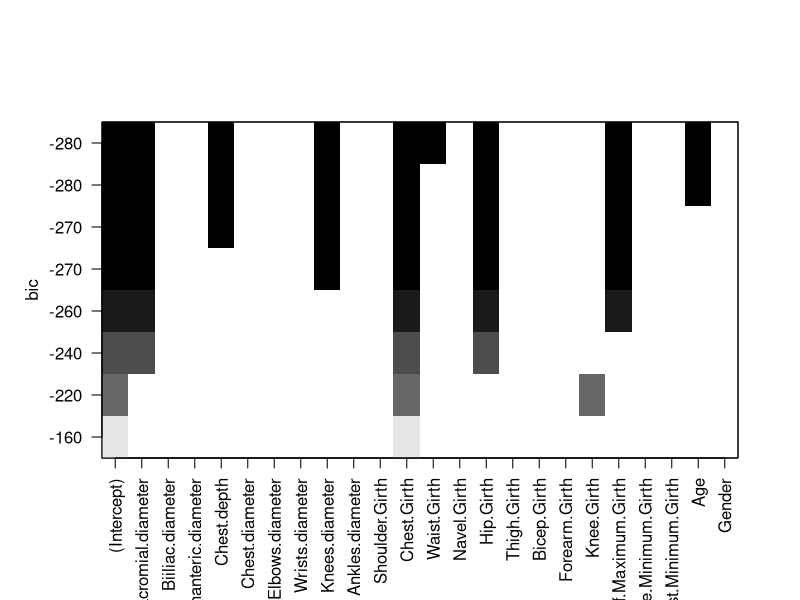
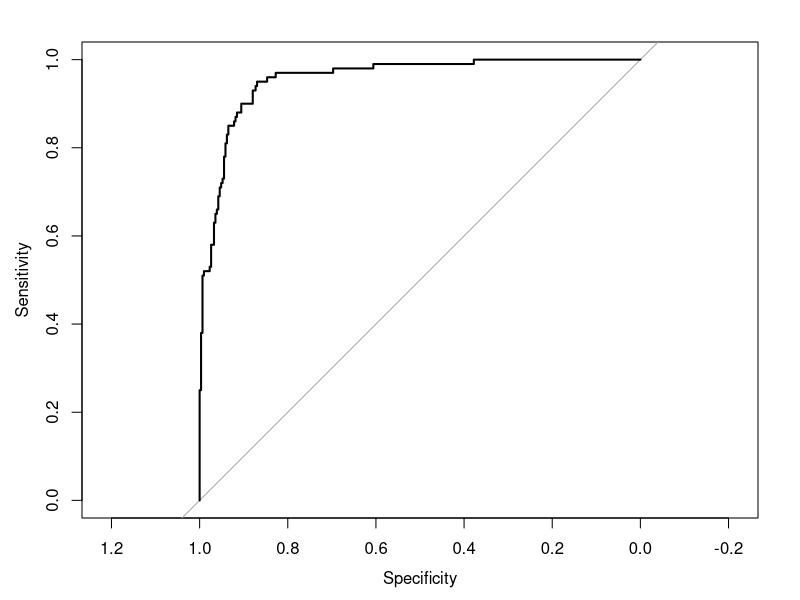

These figures' R source, in order:
library("tidyverse")
library("ggpubr")
library("leaps")
library("caret")
library("car")
library ("pROC")

set.seed(51665)

datos <- read.csv2("EP09 Datos.csv", sep= ";")
index <- 1:nrow(datos)
#Se crean las columnas imc y EN
datos <- datos %>% mutate(index, imc = as.numeric(datos$Weight) / (as.numeric(datos$Height)/100)**2)
datos <- datos %>% mutate(index, EN = case_when( datos$imc  >= 25 ~ as.numeric(1), datos$imc < 25 ~ as.numeric(0)))
#Se preparan los datos para extraer 50 y 50 de cada grupo.
sobrepeso <- datos %>% filter(EN == 1)
no_sobrepeso <- datos %>% filter(EN == 0)
index_sample_sobrepeso <- sample.int(n=nrow(sobrepeso) , size=50, replace=FALSE)
index_sample_no_sobrepeso <- sample.int(n=nrow(no_sobrepeso) , size=50, replace=FALSE)
sample_sobrepeso <- sobrepeso[index_sample_sobrepeso, ]
sample_no_sobrepeso <- no_sobrepeso[index_sample_no_sobrepeso, ]
#Se prepara el dataframe y se desordena.
muestra <- rbind(sample_sobrepeso, sample_no_sobrepeso)
muestra <- sample_n(muestra, 100, replace = FALSE)
#Se obtiene un conjunto de prueba
sample_prueba_s <- sobrepeso[-index_sample_sobrepeso, ]
sample_prueba_ns <- no_sobrepeso[-index_sample_no_sobrepeso, ]
conjunto_de_prueba <- rbind(sample_prueba_s, sample_prueba_ns)
conjunto_de_prueba <- sample_n(conjunto_de_prueba, 407, replace = FALSE)
#Preparación 
predictores <- subset(muestra, select = -c(EN, imc, Weight, index, Height))
pesos <- muestra %>% pull(Weight)


# A través del paquete "leaps", se crea un modelo RLM.
formula <- as.formula(paste("Weight ~", paste(names(predictores), collapse = "+")))
modelo <- regsubsets(formula, data = muestra, nbest = 1, nvmax = 8)
plot(modelo)

# El modelo anterior se evalúa con bootstrapping de 100 repeticiones
control <- trainControl(method = "boot", number = 100)  # Bootstrapping con 100 repeticiones
modelLeaps <- train(Weight ~ Biacromial.diameter + Chest.depth + Knees.diameter 
               + Chest.Girth + Hip.Girth + Calf.Maximum.Girth + Age
               , data = muestra, method = "lm", trControl = control)

print(summary(modelLeaps))

# Verificación de Condiciones:
# 1. Las variables predictoras que miden una distancia
# son numéricas y la variable "Gender" es dicótomica.

# 2. La variable de respuesta es peso, por lo que es cuantitativa
# y continua sin restricciones para su variabilidad.

# 3. Ningún predictor es constante ya que las mediciones
# cambian de persona a persona.

vif(modelLeaps$finalModel)
1/vif(modelLeaps$finalModel)
# 4. Vemos que el VIF de ninguna variable predictora es mayor a 10
# por lo que no existe multicolinealidad. Además, ninguna tolerancia
# baja de 0.5, por lo que no existe un sesgo significativo en el modelo.

ncvTest(modelLeaps$finalModel)
# 5. Con un p-value < 0.05 se tiene que los residuos son
# heterocedásticos. A pesar de que la presencia
# de diferentes varianzas entre los residuos puede entorpecer
# la interpretación y confianza del modelo, se continuará
# de todos modos con el riesgo en mente.

shapiro.test(modelLeaps$finalModel$residuals)
# 6. Con un p-value > 0.05 se tiene que los residuos siguen
# una distribución cercana a la normal.

# 7. Los valores de la variable de respuesta son independientes
# entre sí ya que el peso de una persona no afecta el peso de otra.

# 8. Cada variable predictora tiene un p-value < 0.5
# obtenido por la prueba t, por lo que se relacionan linealmente
# con la variable de respuesta.

durbinWatsonTest(modelLeaps$finalModel)
# 9. Con un p-value > 0.05, se tiene que los residuos son 
# independientes entre sí.


# Con las condiciones verificadas, se procede a la evaluación del modelo.

# Se realiza una prueba del modelo con los datos sobre personas no
# escogidos para la realización del modelo
mse_entrenamiento <- mean(modelLeaps$finalModel$residuals**2) 
predicciones <- predict(modelLeaps, conjunto_de_prueba)
error <-conjunto_de_prueba[["Weight"]] - predicciones
mse_prueba <- mean(error**2)
mse_entrenamiento
mse_prueba

# Se puede observar que se obtuvo un mse de entrenamiento del modelo
# de 7.67 y un ms de prueba del modelo de 12.38, vemos que el MSE no
# varía una gran cantidad del original, por lo que se considerara
# aceptable y se concluye que el modelo es suficientemente generalizable.

# Se procede a obtener el modelo RLM a través de rfe.
controlRfe <- rfeControl(functions = lmFuncs,
                         method = "repeatedcv",
                         repeats = 5,
                         number = 5,
                         verbose = FALSE,
                         saveDetails = TRUE)
controlRfe$functions$selectSize <- pickSizeTolerance

lmRfe <- rfe(x = predictores, 
             y = pesos, 
             metric = "Rsquared",
             sizes = c(10, 11, 12, 13, 14, 15, 16, 17, 18, 19, 20),
             rfeControl = controlRfe)
predictors(lmRfe)

# A través del procedimiento realizado por rfe, se obtuvieron los siguientes
# predictores: 
# Gender + Wrists.diameter + Knees.diameter + 
# Wrist.Minimum.Girth + Biacromial.diameter + Elbows.diameter + 
#  Chest.depth + Ankles.diameter + Chest.Girth + Forearm.Girth + Thigh.Girth

modelo_lmRfe <- lm(Weight ~ Gender + Wrists.diameter + Knees.diameter + 
                   Wrist.Minimum.Girth + Biacromial.diameter + Elbows.diameter + 
                   Chest.depth + Ankles.diameter + Chest.Girth + 
                   Forearm.Girth + Thigh.Girth, muestra)
print(summary(modelo_lmRfe))

# Verificación de Condiciones:
# 1. Las variables predictoras que miden una distancia
# son numéricas y la variable "Gender" es dicotómica.

# 2. La variable de respuesta es peso, por lo que es cuantitativa
# y continua sin restricciones para su variabilidad.

# 3. Ningún predictor es constante ya que las mediciones
# cambian de persona a persona.

vif(modelo_lmRfe)
1/vif(modelo_lmRfe)
# 4. Vemos que el VIF de la variable "Forearm.Girth" supera 10
# y las tolerancias de la mitad de los predictores es menor
# a 0.2, por lo que existe una colinealidad entre predictores
# significativamente problemática. Teniendo en mente que
# los valores de vif y tolerancia obtenidos pueden provocar
# estimaciones poco confiables de los parámetros correlacionados
# se continuará con la verificación de condiciones.

ncvTest(modelo_lmRfe)
# 5. Con un p-value < 0.05 se tiene que los residuos son
# heterocedásticos. A pesar de que la presencia
# de diferentes varianzas entre los residuos puede entorpecer
# la interpretación y confianza del modelo, se continuará
# de todos modos con el riesgo en mente.

shapiro.test(modelo_lmRfe$residuals)
# 6. Con un p-value > 0.05 se tiene que los residuos siguen
# una distribución cercana a la normal.

# 7. Los valores de la variable de respuesta son independientes
# entre sí ya que el peso de una persona no afecta el peso de otra.

# 8. Con p-values > 0.05 se tiene que existen variables predictoras
# que no presentan una relación enteramente lineal con la variable 
# de respuesta.

durbinWatsonTest(modelo_lmRfe)
# 9. Con un p-value > 0.05, se tiene que los residuos son 
# independientes entre sí.


# Con las condiciones verificadas, se procede a la evaluación del modelo.

# Se realiza una prueba del modelo con los datos sobre personas no
# escogidos para la realización del modelo
mse_entrenamiento <- mean(modelo_lmRfe$residuals**2) 
predicciones <- predict(modelo_lmRfe, conjunto_de_prueba)
error <-conjunto_de_prueba[["Weight"]] - predicciones
mse_prueba <- mean(error**2)
mse_entrenamiento
mse_prueba

# Se puede observar que se obtuvo un mse de entrenamiento del modelo
# de 8.59 y un ms de prueba del modelo de 15.89, vemos que el MSE
# varía moderadamente del original, por lo que se considerara
# no aceptable y se considera el modelo como no generalizable.

# Se procede finalmente, a obtener el modelo de Regresión Logística con rfe.
muestra[["EN"]] <- as.factor(muestra[["EN"]])
EN <- muestra[["EN"]]
muestra_final <- muestra %>% select(-c(Weight, Height, imc, index, EN))

lrFuncs$summary <- twoClassSummary

myControl <- trainControl(
  method = "LOOCV",
  summaryFunction = twoClassSummary,
  classProbs = TRUE
)
myControlRfe <- rfeControl(functions = lrFuncs, method = "LOOCV")

glmRfe <- rfe(muestra_final, EN, metric = "ROC", rfeControl = myControlRfe,
             trControl = myControl, sizes = 2:6)

predictors(glmRfe)

# A través del procedimiento realizado por rfe, se obtuvieron los siguientes
# predictores: 
# "Chest.diameter", "Waist.Girth", "Forearm.Girth", "Gender" y "Hip.Girth". 

modeloGlm <- glm(EN ~ Chest.diameter + Waist.Girth + 
                   Forearm.Girth + Gender + Hip.Girth,
                 family = "binomial"(link = "logit"),
                 data = muestra)
print(summary(modeloGlm))

# Verificación de Condiciones:
# 1. Las variables predictoras que miden una distancia
# son numéricas y la variable "Gender" es dicotómica.

# 2. La variable de respuesta es peso, por lo que es cuantitativa
# y continua sin restricciones para su variabilidad.

# 3. Ningún predictor es constante ya que las mediciones
# cambian de persona a persona.

vif(modeloGlm)
1/vif(modeloGlm)
# 4. Vemos que el VIF de ninguna variable predictora es mayor a 10
# por lo que no existe multicolinealidad. Aunque se destaca que
# las variables predictoras "Gender" y "Forearm.Girth" presentan
# una tolerancia menor a 0.2, por lo existen riesgos de presencia
# de sesgo en el modelo. Se procede con este riesgo en mente.

# 5. Los valores de la variable de respuesta son independientes
# entre sí ya que el estado nutricional
# de una persona no afecta el estado nutricional de otra.

# 6. Con p-values > 0.05 se tiene que existen variables predictoras
# que no presentan una relación enteramente lineal con la variable 
# de respuesta.

durbinWatsonTest(modeloGlm)
# 7. Con un p-value > 0.05, se tiene que los residuos son 
# independientes entre sí.


# Con las condiciones verificadas, se procede a la evaluación del modelo.

# Se evalúa el modelo con el conjunto de prueba
probs_e <- predict(modeloGlm, conjunto_de_prueba, type = "response")
preds_e <- sapply(probs_e , function(p)ifelse (p >= 0.5, "1","0"))
ROC_e <- roc(conjunto_de_prueba[["EN"]] , probs_e)
plot(ROC_e)

# Ya que la curva ROC se aleja bastante de una recta se concluye que
# el modelo realiza su función como clasificador y es generalizable.


# Podemos concluir, que en base a la verificación de condiciones
# de los 3 modelos y sus respectivas evaluaciones que el primer
# modelo realizado con leaps y el último modelo de regresión
# logística con rfe son los únicos modelos generalizables, mientras
# que el segundo modelo de regresión lineal múltiple con rfe
# por su gran diferencia de MSE presente en la evaluación de este
# y por la falta de cumplimiento de una variedad de condiciones
# no puede ser generalizable.
